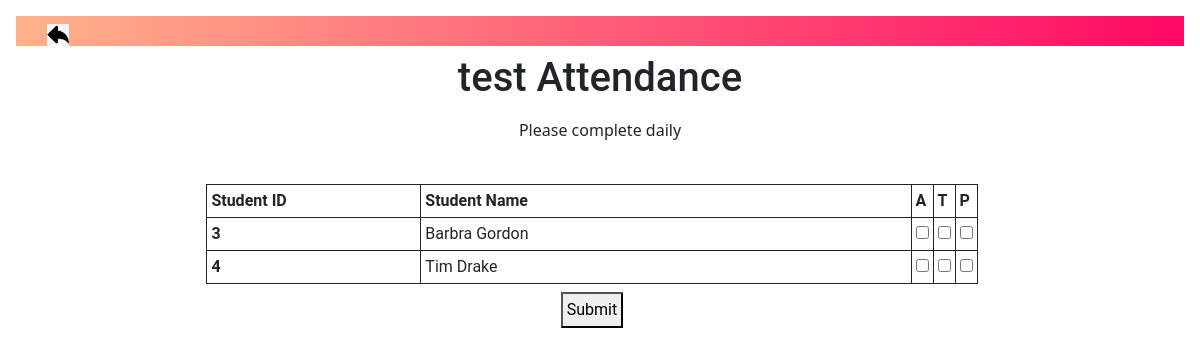
Page /attendance/4 (signed in) on the committed database.
### projectC/models.py (models this page shows, shortened)
class Course(models.Model):
    title = models.CharField(max_length=225, null=False)
    courseImage = models.ImageField(null=True, blank=True, upload_to='images/')
    teacher = models.ForeignKey(User, related_name="course_teacher", on_delete = models.CASCADE)
    student = models.ManyToManyField(User, related_name= "course_student",  blank=True)
    created_at = models.DateTimeField(auto_now_add=True)
    updated_at = models.DateTimeField(auto_now=True)

class User(AbstractUser):
    class Types(models.TextChoices):
        TEACHER = "TEACHER", "Teacher"
        STUDENT = "STUDENT", "Student"
        PARENT = "PARENT", "Parent"
    isTeacher = models.BooleanField(default=False)
    isStudent = models.BooleanField(default=False)
    first_name = models.CharField(max_length=225, null=True)
    last_name = models.CharField(max_length=225, null=True)
    username = models.CharField(unique = True, max_length=225, null=True)
    type = models.CharField(_('Type'), max_length=250, choices = Types.choices, default = Types.STUDENT)
    email = models.EmailField(unique=True)
    profilePic = models.ImageField(null=True, blank=True, upload_to='images/')
    created_at = models.DateTimeField(auto_now_add=True)
    updated_at = models.DateTimeField(auto_now=True)
    USERNAME_FIELD = 'username'

### projectC/views.py (the view)
# urls.py: path('attendance/<int:course_id>', views.attendance),
def attendance(request, course_id):
    course_id = get_object_or_404(Course, id = course_id)
    student = Student.objects.filter(course_student = course_id)
    count = student.count()
    attendance_formset = formset_factory(AttendanceForm, extra=count)
    date = datetime.today().date
    print(student)
    if request.user.is_authenticated:
        teacher = request.user
        if request.method == 'POST':
            formset = attendance_formset(request.POST)
            list = zip(student,formset)
            if formset.is_valid():
                for form, student in zip(formset,student):
                    date = datetime.today()
                    mark = form.cleaned_data['status']
                    print(mark)
                    check_attendance = Attendance.objects.filter(coures=course_id, date=date, student=student)
                    print(check_attendance)
                    if check_attendance:
                        attendance = Attendance.objects.get(course=course_id,date=date,student=student)
                        if attendance.status == 'Absent':
                            student.absent = student.absent - 1
                        elif attendance.status == 'Present':
                            student.present = student.present - 1
                        attendance.status = mark
                        attendance.save()
                    else:
                        attendance = Attendance()
                        attendance.teacher = teacher
                        attendance.student = student
                        attendance.date = date
                        attendance.status= mark
                        attendance.save()
                    if mark == 'Absent':
                        student.absent = student.absent + 1
                    if mark == 'Present':
                        student.present = student.present + 1
                    student.save()
                context = {
                    'students': student,
                    'course': course_id,
                }
                messages.success(request,'Attendance submited')
                return HttpResponseRedirect('/take_attendance/course.id')
            else:
                messages.error(request,'An error occured try again')
        else:
            list = zip(student,attendance_formset())
            context = {
                'formset': attendance_formset(),
                'students': student,
                'teacher': teacher,
                'course':course_id,
                'list': list,
                'date':date,
            }
            return render(request, 'take_attendance.html', context)
    else:
        return HttpResponse(status=403)

### projectC/models.py (called while the page is built)
    def __str__(self):
        name = f'{self.first_name} {self.last_name}'
        return str(name)

### projectC/templates/take_attendance.html (shortened to what this page needs)
<!DOCTYPE html>
<html lang="en">
    <head>
    {% load static %}
    <link href="https://cdn.jsdelivr.net/npm/bootstrap@5.0.0/dist/css/bootstrap.min.css" rel="stylesheet"
>
    <link rel="stylesheet" type="text/css" href="{% static 'style.css' %}">
    </head>
    <body>
        <div class='topnav'>
            <a href="{{request.META.HTTP_REFERER}}"><img src={% static "media/img/back.png"%} alt="back" style="width: 30px; margin: 0 15px"></a>
        </div>
        <h1> {{course.title}} Attendance </h1>
        <p> Please complete daily </p>
        <div class='container'>
            <div class="row">
                <div class="col-12">
                    <table class="center">
                    <col style="width: 30%" />
                    <col style="width: 80%" />
                    <col style="width: 50%" />
                    <col style="width: 50%" />
                    <col style="width: 50%" />
                    <col style="width: 60%" />
                    <head>
                        <tr>
                        <th scope="col">Student ID</th>
                        <th scope="col">Student Name</th>
                        <th scope="col">A</th>
                        <th scope="col">T</th>
                        <th scope="col">P</th>
                        </tr>
                    </head>
                    <body>
                    <form action="" method="POST">
                        {% for student in course.student.all %}
                        <tr>
                            <th scope="row">{{student.id}}</th>
                            <td>{{student.first_name}} {{student.last_name}}</td>
                            <td><input type="checkbox" name="A" /></td>
                            <td><input type="checkbox" name="T" /></td>
                            <td><input type="checkbox" name="P" /></td>
                            </tr>
                        {% endfor %}
                    </body>
                    </table>
                    <div class="text-center">
                        <button type="submit" >Submit</button>
                    </div>
    </body>
</html>

### projectC/static/style.css (style rules this page uses)
* { margin: 4px; padding: 4px; }

### projectC/templates/take_attendance.html (style rules this page uses)
.topnav { background-image: linear-gradient(to right, #ffb38b, #ff0865); height: 30px; }
.container { margin: auto; width: 70%; padding: 10px; font-family: Roboto, Arial, sans-serif; }
h1 { text-align: center; font-family: Roboto, Arial, sans-serif; }
p { text-align: center; }
table { border: 1px solid; }
th, td { border: 1px solid; }
.text-center { text-align: center; }
.center { margin-left: auto; margin-right: auto; }
.row { width: 100%; }

### rows in the picture
Course: title "test"
User: id "3", first_name "Barbra", last_name "Gordon"
User: id "4", first_name "Tim", last_name "Drake"
